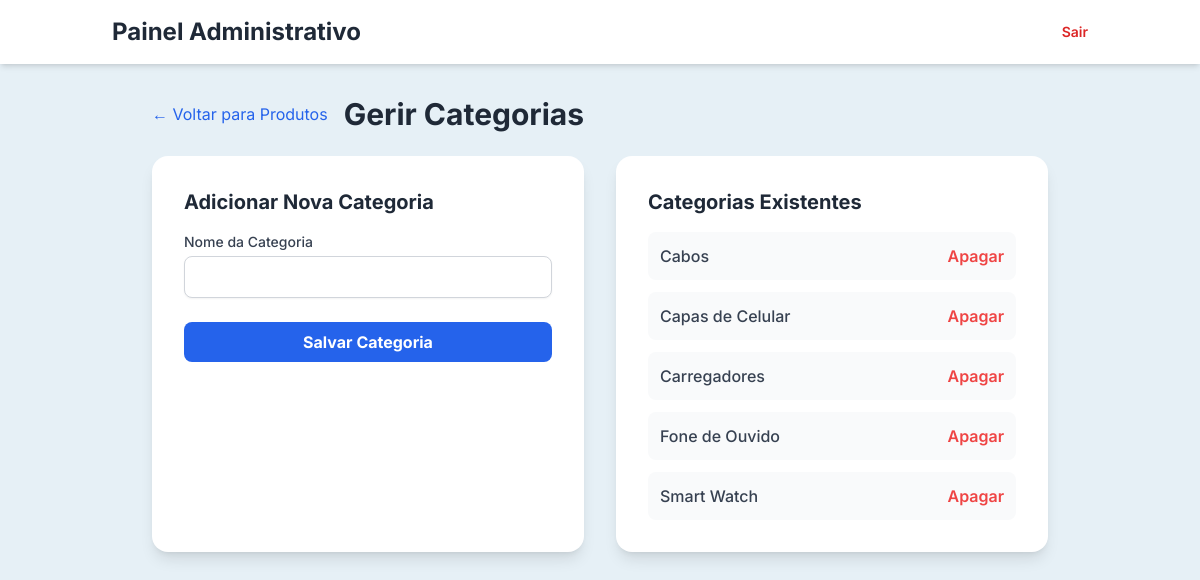
Before: /admin/categorias (signed in) with the older database file.
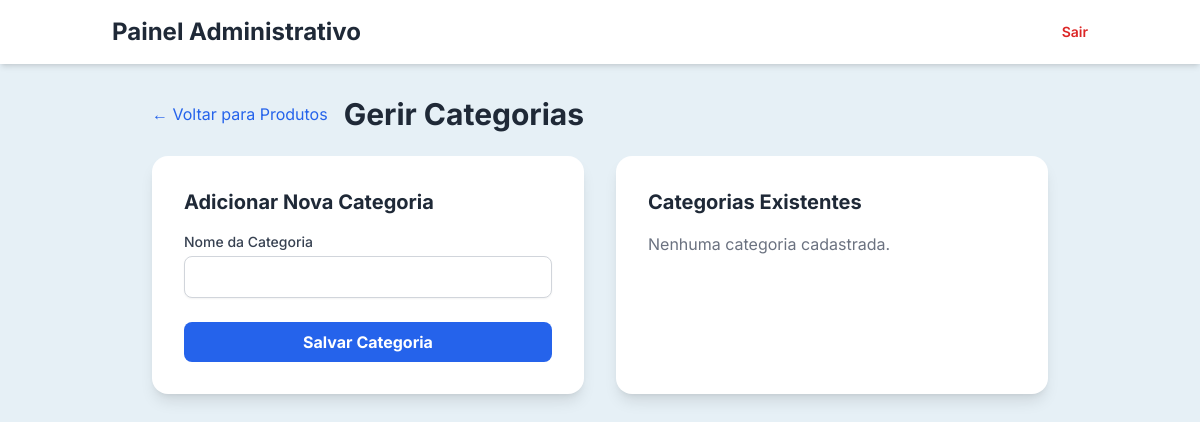
After: the same page with the newer database file.
### app.py (models this page shows)
class Category(db.Model):
    id = db.Column(db.Integer, primary_key=True)
    name = db.Column(db.String(50), unique=True, nullable=False)
    products = db.relationship('Product', backref='category', lazy=True)

### app.py (the view)
@app.route('/admin/categorias', methods=['GET', 'POST'])
@login_required
def admin_categories():
    form = CategoryForm()
    if form.validate_on_submit():
        new_category = Category(name=form.name.data)
        db.session.add(new_category)
        db.session.commit()
        flash('Categoria adicionada com sucesso!', 'success')
        return redirect(url_for('admin_categories'))
    categories = Category.query.order_by(Category.name).all()
    return render_template('admin_categories.html', title='Gerir Categorias', form=form, categories=categories)

### app.py (shortened to what this page needs)
class CategoryForm(FlaskForm):
    name = StringField('Nome da Categoria', validators=[DataRequired(), Length(min=2, max=50)])
    submit = SubmitField('Salvar Categoria')

### app.py (called while the page is built)
@login_manager.user_loader
def load_user(user_id):
    return db.session.get(User, int(user_id))

@app.context_processor
def inject_context():
    all_categories = Category.query.order_by(Category.name).all()
    cart = session.get('cart', {})
    cart_item_count = sum(item.get('quantity', 0) for item in cart.values())
    return dict(all_categories=all_categories, cart_item_count=cart_item_count)

### templates/admin_categories.html (shortened to what this page needs)
{% extends "admin_layout.html" %}
{% block content %}
<div class="max-w-4xl mx-auto">
    <div class="flex items-center mb-6">
        <a href="{{ url_for('admin_dashboard') }}" class="text-blue-600 hover:underline mr-4">← Voltar para Produtos</a>
        <h2 class="text-3xl font-bold text-gray-800">Gerir Categorias</h2>
    </div>
    <div class="grid grid-cols-1 md:grid-cols-2 gap-8">
        <div class="bg-white p-8 rounded-2xl shadow-lg">
            <h3 class="text-xl font-bold text-gray-800 mb-4">Adicionar Nova Categoria</h3>
            <form method="POST" novalidate>
                <div>
                    {{ form.name.label(class="block text-sm font-medium text-gray-700 mb-1") }}
                    {{ form.name(class="w-full px-3 py-2 border border-gray-300 rounded-lg shadow-sm focus:outline-none focus:ring-blue-500 focus:border-blue-500") }}
                </div>
                <div class="mt-6">
                    {{ form.submit(class="w-full bg-blue-600 text-white font-bold py-2 px-4 rounded-lg hover:bg-blue-700 transition cursor-pointer") }}
                </div>
            </form>
        </div>
        <div class="bg-white p-8 rounded-2xl shadow-lg">
            <h3 class="text-xl font-bold text-gray-800 mb-4">Categorias Existentes</h3>
            <ul class="space-y-3">
                {% for category in categories %}
                <li class="flex justify-between items-center p-3 bg-gray-50 rounded-lg">
                    <span class="font-medium text-gray-700">{{ category.name }}</span>
                    <form action="{{ url_for('delete_category', category_id=category.id) }}" method="POST" onsubmit="return confirm('Tem a certeza que deseja apagar a categoria \'{{ category.name }}\'?');">
                        <button type="submit" class="text-red-500 hover:text-red-700 font-semibold">Apagar</button>
                    </form>
                </li>
                {% else %}
                <li class="text-gray-500">Nenhuma categoria cadastrada.</li>
                {% endfor %}
            </ul>
        </div>
    </div>
</div>
{% endblock %}

Changed rows visible on the page:
removed Category: name "Cabos"
removed Category: name "Capas de Celular"
removed Category: name "Carregadores"
removed Category: name "Fone de Ouvido"
removed Category: name "Smart Watch"
Other visible differences:
text now shown: "Nenhuma categoria cadastrada."
